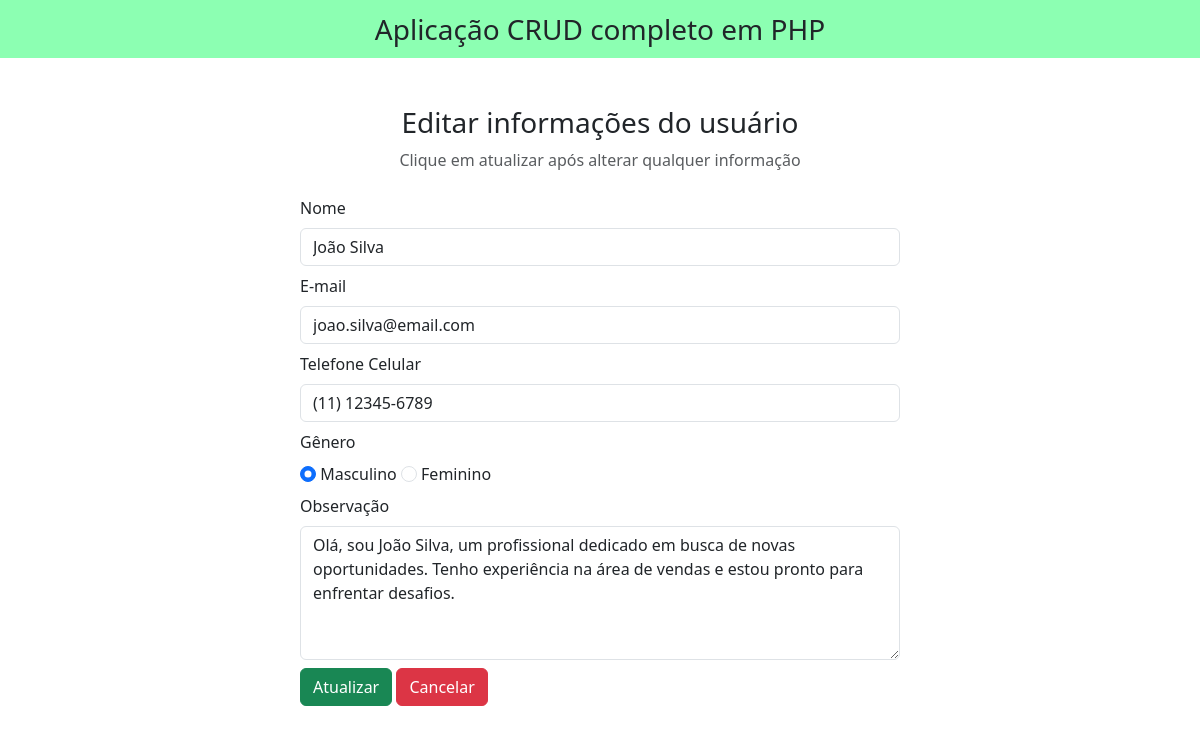
The page /edit.php?id=1 on the database its author committed.
### tables this page shows
CREATE TABLE `cadastro_usuario` (
  `id` int(10) NOT NULL,
  `nome_sobrenome` varchar(100) DEFAULT NULL,
  `email` varchar(256) NOT NULL,
  `genero` varchar(100) NOT NULL,
  `obs` varchar(1000) NOT NULL,
  `wpp` varchar(15) DEFAULT NULL
);

### edit.php (the view, shortened to what this page needs)
<?php
include "db_conn.php";
?>
<!DOCTYPE html>
<html lang="pt-BR">
<head>
    <link href="https://cdn.jsdelivr.net/npm/bootstrap@5.3.2/dist/css/bootstrap.min.css" rel="stylesheet">
    <link rel="stylesheet" href="https://cdnjs.cloudflare.com/ajax/libs/font-awesome/6.4.2/css/all.min.css" />
</head>
<body>
    <nav class="navbar navbar-light justify-content-center fs-3 mb-5" style="background-color: #00ff5573;">
    Aplicação CRUD completo em PHP
    </nav>
    <div class="container">
        <div class="text-center mb-4">
            <h3>Editar informações do usuário</h3>
            <p class="text-muted">Clique em atualizar após alterar qualquer informação</p>
        </div>
        <?php
        $id = $_GET['id'];
        $sql = "SELECT * FROM `cadastro_usuario` WHERE id = $id LIMIT 1";
        $result = mysqli_query($conn, $sql);
        $row = mysqli_fetch_assoc($result);
        ?>
        <div class="container d-flex justify-content-center">
            <form action="" method="post" style="width:50vw; min-width:300px">
                <div class="row">
                    <div class="col">
                        <label class="form-label">Nome</label>
                        <input type="text" class="form-control" name="nome_sobrenome" value="<?php echo $row['nome_sobrenome'] ?>">
                    </div>
                    <div>
                        <label class="form-label mt-2">E-mail</label>
                        <input type="email" class="form-control" name="email" value="<?php echo $row['email'] ?>">
                    </div>
                    <div>
                    <label class="form-label mt-2">Telefone Celular</label>
                    <input type="tel" class="form-control" name="wpp" value="<?php echo $row['wpp'] ?>">
                </div>
                <label class="form-label mt-2">Gênero</label>
                    <div class="form-group">
                        <input type="radio" class="form-check-input" name="genero" id="masc" value="Masc."<?php echo ($row['genero']=='Masc.')?"checked":""; ?>>
                        <label for="masc" class="form-input-label">Masculino</label>
                        <input type="radio" class="form-check-input" name="genero" id="fem" value="Fem."<?php echo ($row['genero']=='Fem.')?"checked":""; ?>>
                        <label for="fem" class="form-input-label">Feminino</label>
                    </div>
                    <div>
                        <label class="form-label mt-2">Observação</label>
                        <textarea class="form-control" id="obs" name="obs" rows="5" cols="50" ><?php echo $row['obs']?></textarea>
                    </div>
                    <div class="mt-2">
                        <button type="submit" class="btn btn-success" name="submit">Atualizar</button>
                        <a href="index.php" class="btn btn-danger">Cancelar</a>
                    </div>
            </form>
        </div>
    </div>
</body>
</html>

### rows shown on the page
cadastro_usuario: nome_sobrenome "João Silva", email "joao.silva@email.com", wpp "(11) 12345-6789", genero "☑ Masculino", genero "☐ Feminino", obs "Olá, sou João Silva, um profissional dedicado em busca de novas oportunidades. Tenho experiência na área de vendas e estou pronto para enfrentar desafios."
